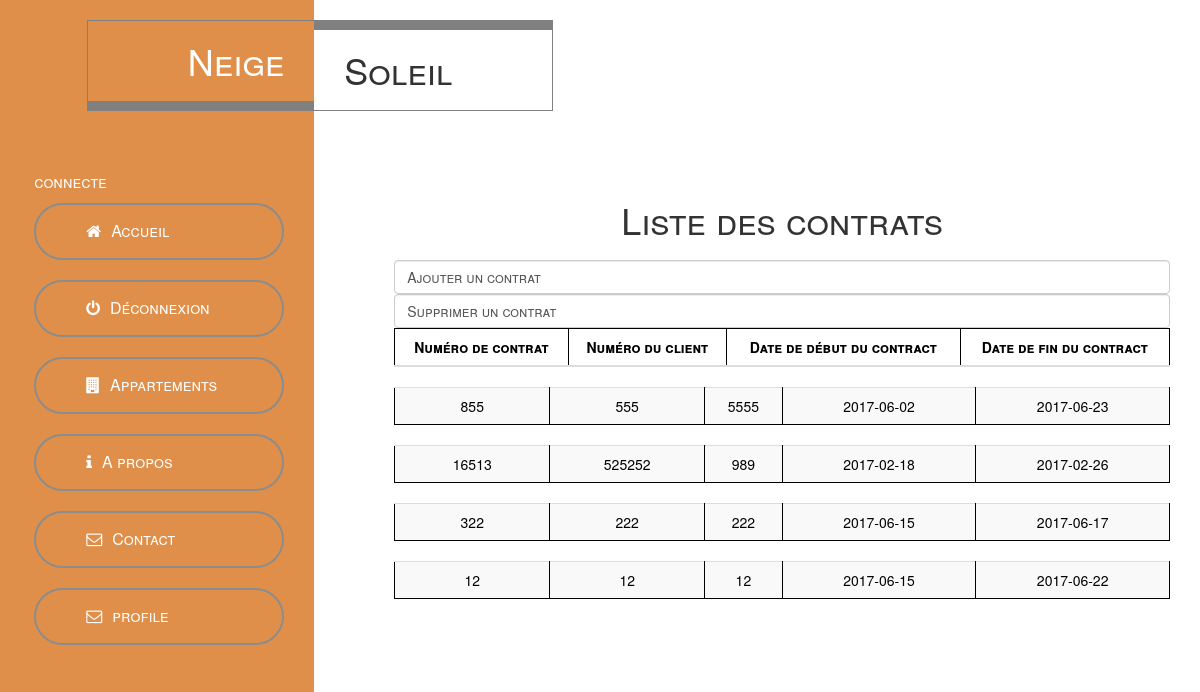
The app's page /index.php?p=contract.php (signed in) with its own data.
### tables this page shows
CREATE TABLE `contratsgestionlocation` (
  `NUMCONTRAT` int(11) NOT NULL,
  `NUMAPPARTEMENT` int(11) NOT NULL,
  `NUMTIERS` int(11) NOT NULL,
  `PRIXGESTTRIMESTRE` varchar(10) DEFAULT NULL,
  `TARIFTRIMESTRE` varchar(10) DEFAULT NULL,
  `DATEDEBUT` date DEFAULT NULL,
  `DATEFIN` date DEFAULT NULL
);

### index.php (called while the page is built, shortened)
<?php
	if(!isset($_GET['p']) || $_GET['p']=="")
	{
		$contenu = "accueil.php";
	}
	else
	{
		if(!file_exists($_GET['p']))
			$contenu = "404.php";
		else
			$contenu = $_GET['p'];
	}
		require $contenu;
		$content = ob_get_contents();
	require "layout.php";
?>

### contract.php (the view)
<!DOCTYPE html>
<div class="col-lg-6 col-md-6 col-sm-6 col-xs-12 white-bg right-container">
    <h1 class="logo-right hidden-xs margin-bottom-60">Soleil</h1>
    <div class="tm-right-inner-container">
    <br/><br/><br/><br/><br/><br/><br/><br/><br/>
    <center><h1>Liste des contrats</h1></center>
    <a href="index.php?p=adContract.php" type="button" class="form-control">Ajouter un contrat</a>
    <a href="index.php?p=delContract.php" type="button" class="form-control">Supprimer un contrat</a>
    <table class="table table-striped table-hover">
                                    <thead>
                                    <tr>
                                        <th  style=" text-align : center ">Numéro de contrat</th>
                                        <th  style=" text-align : center ">Numéro du client</th>
                                        <th  style="text-align : center ">Date de début du contract</th>
                                        <th  style=" text-align : center ">Date de fin du contract</th>
                                    </tr>
                                    </thead>
    </table>
    <?php
    $bdd = new PDO("mysql:host=127.0.0.1;dbname=mlr1","root","root");
    $req = $bdd->query('SELECT numcontrat, numappartement, numtiers, datedebut, datefin FROM contratsgestionlocation');
    $contratsgestionlocation = $req -> fetchAll();
    foreach($contratsgestionlocation as $contrats ): ?>
    <table class="table table-striped table-hover">
                                    <tbody >
                                            <tr>
                                                <td style=" text-align : center " width=20% ><?= $contrats['numcontrat']?></td>
                                                <td style=" text-align : center" width=20%><?= $contrats['numappartement']?></td>
                                                <td style=" text-align : center" width=10%><?= $contrats['numtiers']?></td>
                                                <td style=" text-align : center" width=25%><?= $contrats['datedebut']?></td>
                                                <td style=" text-align : center" width=25% ><?= $contrats['datefin']?></td>
                                            </tr>
                                    </tbody>
                                </table>
      <?php endforeach ?>

### layout.php (shortened to what this page needs)
<!DOCTYPE html>
<head>
	<link href="css/bootstrap.css" rel="stylesheet" type="text/css">
	<link href="css/font-awesome.min.css" rel="stylesheet" type="text/css">
	<link href="css/templatemo_style.css" rel="stylesheet" type="text/css">
	<link href="js/zoombox/zoombox.css" rel="stylesheet" >
    <link rel="stylesheet" href="//code.jquery.com/ui/1.12.1/themes/base/jquery-ui.css">
    <link rel="stylesheet" href="/resources/demos/style.css">
</head>
<body>
	<div class="templatemo-container">
		<div class="col-lg-6 col-md-6 col-sm-6 col-xs-12 black-bg left-container">
			<h1 class="logo-left hidden-xs margin-bottom-60">Neige</h1>
			<div class="tm-left-inner-container">
				<ul class="nav nav-stacked templatemo-nav">
                     <?php
      if(isset($_SESSION['connecte']) && $_SESSION['connecte'] == true){
        ?>
      <p>connecte</p>
      <li><a href="index.php?p=accueil.php" ><i class="fa fa-home fa-medium"></i>Accueil</a></li>
      <li><a href="index.php?p=logout.php" ><i class="fa fa-power-off fa-medium"></i>Déconnexion</a></li>
      <?php
      }else{
          ?>
     <li><a href="index.php?p=accueil.php" ><i class="fa fa-home fa-medium"></i>Accueil</a></li>
     <li><a href="index.php?p=login.php" ><i class="fa fa-user fa-medium"></i>Connexion</a></li>
      <li><a href="index.php?p=representant.php"><i class="fa fa-user fa-medium"></i>Représentants</a></li>
      <?php
      }
      ?>
				  <li><a href="index.php?p=appartement.php"><i class="fa fa-building fa-medium"></i>Appartements</a></li>
				  <li><a href="index.php?p=about.php"><i class="fa fa-info fa-medium"></i>A propos</a></li>
				  <li><a href="index.php?p=contact.php"><i class="fa fa-envelope-o fa-medium"></i>Contact</a></li>
				  <li><a href="index.php?p=profile.php"><i class="fa fa-envelope-o fa-medium"></i>profile</a></li>
				</ul>
			</div>
			</div>
			<?php echo $content; ?>
			</div>
		</div>
		</div>
</body>
</html>
</body>
</html>

### css/templatemo_style.css (style rules this page uses)
* { font-variant: small-caps; }
html, body { height: 100%; }
h1, h2 { margin-bottom: 20px; }
.templatemo-container { display: table; width: 100%; height: 100%; table-layout: fixed; }
.left-container { display: table-cell; float: none; width: 22%; padding-bottom: 20px; padding-left: 30px; padding-right: 0; }
.right-container { display: table-cell; float: none; width: 62%; padding-bottom: 20px; padding-left: 0; padding-right: 30px; vertical-align: top; }
.black-bg { color: white; background-color: rgba(223, 143, 73, 1); }
.white-bg { background-color: white; }
.tm-left-inner-container { margin-right: 30px; }
.tm-right-inner-container { margin-left: 80px; max-width: 1000px; }
.logo-left { border-top: 1px solid gray; border-right: none; border-bottom: 10px solid gray; border-left: 1px solid gray; float: right; padding: 20px 30px 20px 100px; text-align: right; }
.logo-right { border-top: 10px solid gray; border-right: 1px solid gray; border-bottom: 1px solid gray; border-left: none; float: left; padding: 20px 100px 20px 30px; }
.templatemo-nav { clear: both; font-size: 16px; font-weight: 300; float: right; min-width: 250px; }
.templatemo-nav>li>a { border: 2px solid #8C8C8C; border-radius: 50px; color: white; padding: 15px 50px; margin-bottom: 20px; transition: background-color 0.3s; }
.templatemo-nav>li>a>.fa { margin-right: 10px; }
.margin-bottom-60 { margin-bottom: 60px; }

### css/style.css (style rules this page uses)
table, th, td { border: 1px solid black; color: black; }
td { width: px }

### records on screen
contratsgestionlocation: NUMCONTRAT "855", NUMAPPARTEMENT "555", NUMTIERS "5555", DATEDEBUT "2017-06-02", DATEFIN "2017-06-23"
contratsgestionlocation: NUMCONTRAT "16513", NUMAPPARTEMENT "525252", NUMTIERS "989", DATEDEBUT "2017-02-18", DATEFIN "2017-02-26"
contratsgestionlocation: NUMCONTRAT "322", NUMAPPARTEMENT "222", NUMTIERS "222", DATEDEBUT "2017-06-15", DATEFIN "2017-06-17"
contratsgestionlocation: NUMCONTRAT "12", NUMAPPARTEMENT "12", NUMTIERS "12", DATEDEBUT "2017-06-15", DATEFIN "2017-06-22"
